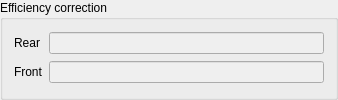
        <widget class="QGroupBox" name="groupBox_6">
         <property name="title">
          <string>Efficiency correction</string>
         </property>
         <layout class="QGridLayout" name="gridLayout_2">
          <item row="0" column="1">
           <widget class="QLabel" name="label_27">
            <property name="text">
             <string>Rear</string>
            </property>
           </widget>
          </item>
          <item row="0" column="2">
           <widget class="QLineEdit" name="direct_file">
            <property name="enabled">
             <bool>false</bool>
            </property>
            <property name="sizePolicy">
             <sizepolicy hsizetype="Preferred" vsizetype="Maximum">
              <horstretch>0</horstretch>
              <verstretch>0</verstretch>
             </sizepolicy>
            </property>
            <property name="minimumSize">
             <size>
              <width>275</width>
              <height>0</height>
             </size>
            </property>
            <property name="alignment">
             <set>Qt::AlignLeading|Qt::AlignLeft|Qt::AlignVCenter</set>
            </property>
           </widget>
          </item>
          <item row="1" column="1">
           <widget class="QLabel" name="label_28">
            <property name="text">
             <string>Front</string>
            </property>
           </widget>
          </item>
          <item row="1" column="2">
           <widget class="QLineEdit" name="front_direct_file">
            <property name="enabled">
             <bool>false</bool>
            </property>
            <property name="sizePolicy">
             <sizepolicy hsizetype="Preferred" vsizetype="Maximum">
              <horstretch>0</horstretch>
              <verstretch>0</verstretch>
             </sizepolicy>
            </property>
            <property name="alignment">
             <set>Qt::AlignLeading|Qt::AlignLeft|Qt::AlignVCenter</set>
            </property>
           </widget>
          </item>
         </layout>
        </widget>
